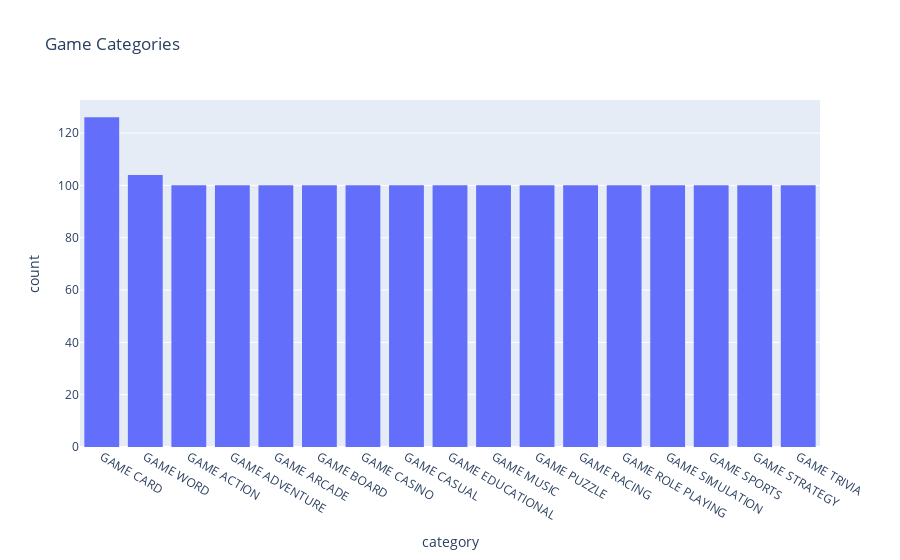

This figure's notebook cell:
### Code cell
#withPlotly

fig = px.histogram(df, x="category", title='Game Categories')
fig.update_layout(xaxis={'categoryorder':'total descending'})
fig.show()

### Figure 1 — Plotly figure (JSON) as saved in the notebook; plotly's stock layout.template omitted (floating-point values rounded to 4 significant figures; data arrays with more than 128 entries replaced by an {"elided": "..."} marker saying what was removed)
{"data": [{"alignmentgroup": "True", "bingroup": "x", "hovertemplate": "category=%{x}<br>count=%{y}<extra></extra>", "legendgroup": "", "marker": {"color": "#636efa", "pattern": {"shape": ""}}, "name": "", "offsetgroup": "", "orientation": "v", "showlegend": false, "type": "histogram", "x": {"elided": "1730 str values"}, "xaxis": "x", "yaxis": "y"}], "layout": {"barmode": "relative", "legend": {"tracegroupgap": 0}, "title": {"text": "Game Categories"}, "xaxis": {"anchor": "y", "categoryorder": "total descending", "domain": [0, 1], "title": {"text": "category"}}, "yaxis": {"anchor": "x", "domain": [0, 1], "title": {"text": "count"}}}}
